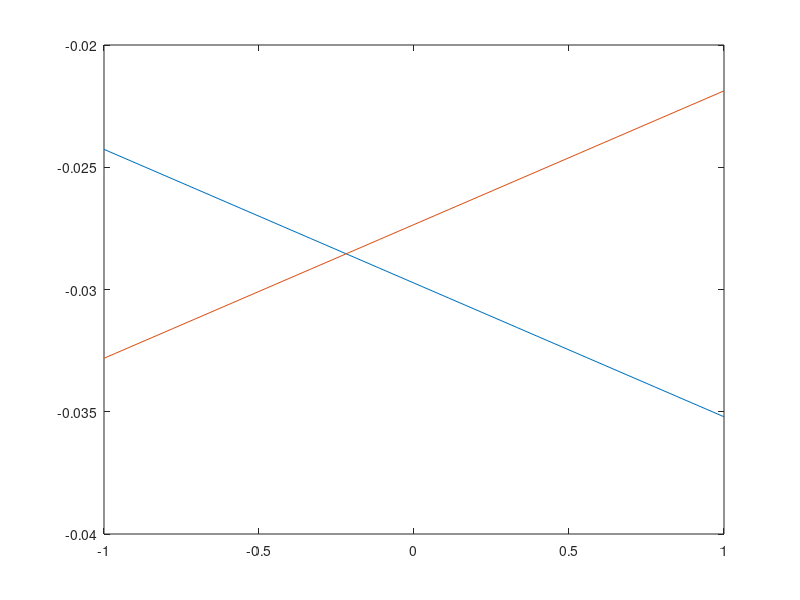

Reproduce this figure in MATLAB.
function q2()
global E nu dg_ijdx dg_ijdy

% Physical parameters
E = 1.18e11; % Young's modulus for titanium Ti-6Al-2Nb-1Ta-0.8Mo [N/m^2]
nu = 0.31;   % Poisson's ratio for Titanium Ti-6Al-2Nb-1Ta-0.8Mo

% Cell array with function handles for the four g_ij basis functions.
% i,j = 1 corresponds to the - subscript. i,j = 2 to the + subscript.
% E.g. g_ij{2,1} returns the g_+- function handle.
g_ij = {@(x,y) (1+x).*(1+y)./4, @(x,y) (1+x).*(1-y)./4;  % g_--, g_-+
        @(x,y) (1-x).*(1+y)./4, @(x,y) (1-x).*(1-y)./4}; % g_+-, g_++

% Function handles for the x-derivatives of the basis functions g_ij.
% Note: Returned function handles are still multivariate (x,y) to remain
% compatible with our 2D Gauss-Legendre quadrature function, which
% integrates them over the unit square.
dg_ijdx = {@(x,y)  (1+y)/4, @(x,y)  (1-y)/4;  % dg_--/dx, dg_-+/dx
           @(x,y) -(1+y)/4, @(x,y) -(1-y)/4}; % dg_+-/dx, dg_++/dx

% Function handles for the y-derivatives of the basis functions g_ij.
dg_ijdy = {@(x,y) (1+x)/4, @(x,y) -(1+x)/4;  % dg_--/dy, dg_-+/dy
           @(x,y) (1-x)/4, @(x,y) -(1-x)/4}; % dg_+-/dy, dg_++/dy

M = zeros(8,8);
% M = [B(1,1), B(1,2), B(1,3), B(1,4);
%      B(2,1), B(2,2), B(2,3), B(2,4);
%      B(3,1), B(3,2), B(3,3), B(3,4);
%      B(4,1), B(4,2), B(4,3), B(4,4)];
for gamma=1:4
    for delta=1:4
        M(2*gamma-1:2*gamma, 2*delta-1:2*delta) = B(gamma, delta);
    end
end

M
det(M)
cond(M)

F_delta = 8e4; % [N/m^2]
alpha = E/(1-nu^2);

b = zeros(8,1);
g_11 = g_ij{1,1};
b(2) = -(F_delta/alpha) * g_11(1,0);
g_12 = g_ij{1,2};
b(4) = -(F_delta/alpha) * g_12(1,0);
g_21 = g_ij{2,1};
b(6) = -(F_delta/alpha) * g_21(1,0);
g_22 = g_ij{2,2};
b(8) = -(F_delta/alpha) * g_22(1,0);

b

a = M \ b

ux = @(x,y) a(1).*g_ij{1,1}(x,y) + a(3).*g_ij{1,2}(x,y) + a(5).*g_ij{2,1}(x,y) + a(7).*g_ij{2,2}(x,y);
uy = @(x,y) a(2).*g_ij{1,1}(x,y) + a(4).*g_ij{1,2}(x,y) + a(6).*g_ij{2,1}(x,y) + a(8).*g_ij{2,2}(x,y);
x = repmat(linspace(-1,1,10),[10,1]);
y = repmat(linspace(-1,1,10),[10,1]);
ux_xy = ux(x,y);
uy_xy = uy(x,y);
% surf(x,y',ux_xy);
% heatmap(ux_xy);
% figure;
% heatmap(uy_xy);
% figure;
% ux_xy(1,:)
% uy_xy(1,:)
plot(x(end,:), ux_xy(end,:)', x(end,:), uy_xy(end,:)');

end

function integral = gauss_legendre_quadrature_2D(f)
% Integrate the function f(x,y) over the unit square [-1,1]x[-1,1] using
% Gaussian quadrature with a unit weighing function \omega(x,y)=1 so the
% associated polynomials are the Legendre polynomials and thus the method is
% known as Gauss-Legendre quadrature with two evaluation points for each spatial
% dimension.
    
integral = f(-1/sqrt(3), -1/sqrt(3)) + f(-1/sqrt(3), 1/sqrt(3)) ...
           + f(1/sqrt(3), -1/sqrt(3)) + f(1/sqrt(3), 1/sqrt(3));
end

function dg = dg(i,j,m)
% Returns the function handle corresponding to the m derivative of the g_ij
% basis function, that is dg_ij/dx_m. i,j can take on the values {1,2} where 1
% corresponds to the - subscript, 2 to the + subscript. m can take on the string
% values {'x','y'}.

assert(i==1 || i==2, 'Invalid value for i, not 1 (-) or 2 (+)!')
assert(j==1 || j==2, 'Invalid value for j, not 1 (-) or 2 (+)!')
assert(m=='x' || m=='y', 'Invalid value for m, not ''x'' or ''y''!')

global dg_ijdx dg_ijdy

if m == 'x'
    dg = dg_ijdx{i,j};
elseif m == 'y'
    dg = dg_ijdy{i,j};
end
end

function G = G(i,j,k,l,m,n)
assert(i==1 || i==2, 'Invalid value for i, not 1 (-) or 2 (+)!')
assert(j==1 || j==2, 'Invalid value for j, not 1 (-) or 2 (+)!')
assert(k==1 || k==2, 'Invalid value for k, not 1 (-) or 2 (+)!')
assert(l==1 || l==2, 'Invalid value for l, not 1 (-) or 2 (+)!')
assert(m=='x' || m=='y', 'Invalid value for m, not ''x'' or ''y''!')
assert(n=='x' || n=='y', 'Invalid value for m, not ''x'' or ''y''!')

global E nu
alpha = E/(1-nu^2);

dg1 = dg(i,j,m);
dg2 = dg(k,l,n);
integrand = @(x,y) alpha*dg1(x,y)*dg2(x,y);
G = gauss_legendre_quadrature_2D(integrand);
end

function B = B(gamma, delta)
global nu
beta = (1-nu)/2;

four2two = {[1,1], [1,2], [2,1], [2,2]};
[i,j] = deal(four2two{gamma}(1), four2two{gamma}(2));
[k,l] = deal(four2two{delta}(1), four2two{delta}(2));

B_11 = G(i,j,k,l,'x','x') + beta*G(i,j,k,l,'y','y');
B_12 = nu*G(i,j,k,l,'x','y') + beta*G(i,j,k,l,'y','x');
B_21 = beta*G(i,j,k,l,'x','y') + nu*G(i,j,k,l,'y','x');
B_22 = beta*G(i,j,k,l,'x','x') + G(i,j,k,l,'y','y');

B = [B_11, B_12; B_21, B_22];
end
